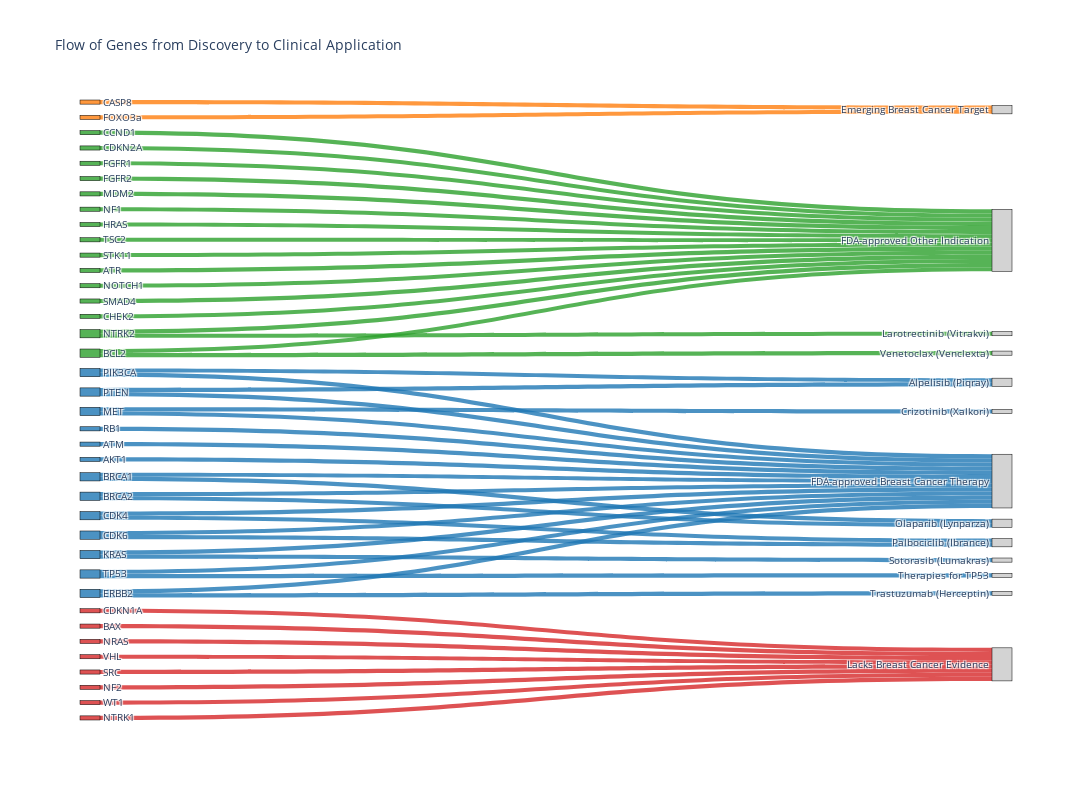

Here is the notebook cell this chart was saved with:
### Code cell
# Combine all unique genes, categories, and drugs into a single list of labels
all_labels = list(gene_to_category.keys()) + sorted(list(set(gene_to_category.values()))) + sorted(list(set(gene_to_drug.values())))
label_to_index = {label: i for i, label in enumerate(all_labels)}

# Build source, target, and value lists for the links
source = []
target = []
value = []
link_color = []

# Define colors for the links based on the categories
category_colors = {
    'FDA-approved Breast Cancer Therapy': 'rgba(31, 119, 180, 0.8)',  # Blue
    'FDA-approved Other Indication': 'rgba(44, 160, 44, 0.8)',      # Green
    'Emerging Breast Cancer Target': 'rgba(255, 127, 14, 0.8)',      # Orange
    'Lacks Breast Cancer Evidence': 'rgba(214, 39, 40, 0.8)'        # Red
}

# --- First layer of links: Genes to Categories ---
for gene, category in gene_to_category.items():
    source.append(label_to_index[gene])
    target.append(label_to_index[category])
    value.append(1)
    link_color.append(category_colors[category])

# --- Second layer of links: Genes to Drugs (for approved categories) ---
for gene, drug in gene_to_drug.items():
    # Only link genes from the FDA-approved categories to drugs
    if gene_to_category.get(gene) in ['FDA-approved Breast Cancer Therapy', 'FDA-approved Other Indication']:
        source.append(label_to_index[gene])
        target.append(label_to_index[drug])
        value.append(1)
        link_color.append(category_colors[gene_to_category[gene]])


# Create the Sankey diagram figure
fig = go.Figure(data=[go.Sankey(
    node=dict(
        pad=15,
        thickness=20,
        line=dict(color="black", width=0.5),
        label=all_labels,
        # Set node colors based on category
        color=[
            category_colors.get(gene_to_category.get(label), 'lightgray')
            for label in all_labels
        ],
    ),
    link=dict(
        source=source,
        target=target,
        value=value,
        color=link_color
    )
)])

fig.update_layout(
    title_text="Flow of Genes from Discovery to Clinical Application",
    font_size=10,
    height=800,
    width=1200
)

fig.show()

### Figure 1 — Plotly figure (JSON) as saved in the notebook; plotly's stock layout.template omitted (floating-point values rounded to 4 significant figures)
{"data": [{"link": {"color": ["rgba(31, 119, 180, 0.8)", "rgba(31, 119, 180, 0.8)", "rgba(31, 119, 180, 0.8)", "rgba(31, 119, 180, 0.8)", "rgba(31, 119, 180, 0.8)", "rgba(31, 119, 180, 0.8)", "rgba(31, 119, 180, 0.8)", "rgba(31, 119, 180, 0.8)", "rgba(31, 119, 180, 0.8)", "rgba(31, 119, 180, 0.8)", "rgba(31, 119, 180, 0.8)", "rgba(31, 119, 180, 0.8)", "rgba(31, 119, 180, 0.8)", "rgba(44, 160, 44, 0.8)", "rgba(44, 160, 44, 0.8)", "rgba(44, 160, 44, 0.8)", "rgba(44, 160, 44, 0.8)", "rgba(44, 160, 44, 0.8)", "rgba(44, 160, 44, 0.8)", "rgba(44, 160, 44, 0.8)", "rgba(44, 160, 44, 0.8)", "rgba(44, 160, 44, 0.8)", "rgba(44, 160, 44, 0.8)", "rgba(44, 160, 44, 0.8)", "rgba(44, 160, 44, 0.8)", "rgba(44, 160, 44, 0.8)", "rgba(44, 160, 44, 0.8)", "rgba(44, 160, 44, 0.8)", "rgba(255, 127, 14, 0.8)", "rgba(255, 127, 14, 0.8)", "rgba(214, 39, 40, 0.8)", "rgba(214, 39, 40, 0.8)", "rgba(214, 39, 40, 0.8)", "rgba(214, 39, 40, 0.8)", "rgba(214, 39, 40, 0.8)", "rgba(214, 39, 40, 0.8)", "rgba(214, 39, 40, 0.8)", "rgba(214, 39, 40, 0.8)", "rgba(31, 119, 180, 0.8)", "rgba(31, 119, 180, 0.8)", "rgba(31, 119, 180, 0.8)", "rgba(31, 119, 180, 0.8)", "rgba(31, 119, 180, 0.8)", "rgba(31, 119, 180, 0.8)", "rgba(31, 119, 180, 0.8)", "rgba(31, 119, 180, 0.8)", "rgba(31, 119, 180, 0.8)", "rgba(44, 160, 44, 0.8)", "rgba(44, 160, 44, 0.8)", "rgba(31, 119, 180, 0.8)"], "source": [0, 1, 2, 3, 4, 5, 6, 7, 8, 9, 10, 11, 12, 13, 14, 15, 16, 17, 18, 19, 20, 21, 22, 23, 24, 25, 26, 27, 28, 29, 30, 31, 32, 33, 34, 35, 36, 37, 0, 12, 1, 2, 4, 5, 3, 6, 11, 15, 21, 8], "target": [39, 39, 39, 39, 39, 39, 39, 39, 39, 39, 39, 39, 39, 40, 40, 40, 40, 40, 40, 40, 40, 40, 40, 40, 40, 40, 40, 40, 38, 38, 41, 41, 41, 41, 41, 41, 41, 41, 47, 47, 50, 42, 46, 46, 43, 42, 48, 51, 45, 49], "value": [1, 1, 1, 1, 1, 1, 1, 1, 1, 1, 1, 1, 1, 1, 1, 1, 1, 1, 1, 1, 1, 1, 1, 1, 1, 1, 1, 1, 1, 1, 1, 1, 1, 1, 1, 1, 1, 1, 1, 1, 1, 1, 1, 1, 1, 1, 1, 1, 1, 1]}, "node": {"color": ["rgba(31, 119, 180, 0.8)", "rgba(31, 119, 180, 0.8)", "rgba(31, 119, 180, 0.8)", "rgba(31, 119, 180, 0.8)", "rgba(31, 119, 180, 0.8)", "rgba(31, 119, 180, 0.8)", "rgba(31, 119, 180, 0.8)", "rgba(31, 119, 180, 0.8)", "rgba(31, 119, 180, 0.8)", "rgba(31, 119, 180, 0.8)", "rgba(31, 119, 180, 0.8)", "rgba(31, 119, 180, 0.8)", "rgba(31, 119, 180, 0.8)", "rgba(44, 160, 44, 0.8)", "rgba(44, 160, 44, 0.8)", "rgba(44, 160, 44, 0.8)", "rgba(44, 160, 44, 0.8)", "rgba(44, 160, 44, 0.8)", "rgba(44, 160, 44, 0.8)", "rgba(44, 160, 44, 0.8)", "rgba(44, 160, 44, 0.8)", "rgba(44, 160, 44, 0.8)", "rgba(44, 160, 44, 0.8)", "rgba(44, 160, 44, 0.8)", "rgba(44, 160, 44, 0.8)", "rgba(44, 160, 44, 0.8)", "rgba(44, 160, 44, 0.8)", "rgba(44, 160, 44, 0.8)", "rgba(255, 127, 14, 0.8)", "rgba(255, 127, 14, 0.8)", "rgba(214, 39, 40, 0.8)", "rgba(214, 39, 40, 0.8)", "rgba(214, 39, 40, 0.8)", "rgba(214, 39, 40, 0.8)", "rgba(214, 39, 40, 0.8)", "rgba(214, 39, 40, 0.8)", "rgba(214, 39, 40, 0.8)", "rgba(214, 39, 40, 0.8)", "lightgray", "lightgray", "lightgray", "lightgray", "lightgray", "lightgray", "lightgray", "lightgray", "lightgray", "lightgray", "lightgray", "lightgray", "lightgray", "lightgray"], "label": ["CDK4", "ERBB2", "PIK3CA", "MET", "BRCA1", "BRCA2", "PTEN", "RB1", "TP53", "ATM", "AKT1", "KRAS", "CDK6", "CCND1", "CDKN2A", "BCL2", "FGFR1", "FGFR2", "MDM2", "NF1", "HRAS", "NTRK2", "TSC2", "STK11", "ATR", "NOTCH1", "SMAD4", "CHEK2", "CASP8", "FOXO3a", "CDKN1A", "BAX", "NRAS", "VHL", "SRC", "NF2", "WT1", "NTRK1", "Emerging Breast Cancer Target", "FDA-approved Breast Cancer Therapy", "FDA-approved Other Indication", "Lacks Breast Cancer Evidence", "Alpelisib (Piqray)", "Crizotinib (Xalkori)", "Gefitinib (Iressa)", "Larotrectinib (Vitrakvi)", "Olaparib (Lynparza)", "Palbociclib (Ibrance)", "Sotorasib (Lumakras)", "Therapies for TP53", "Trastuzumab (Herceptin)", "Venetoclax (Venclexta)"], "line": {"color": "black", "width": 0.5}, "pad": 15, "thickness": 20}, "type": "sankey"}], "layout": {"font": {"size": 10}, "height": 800, "title": {"text": "Flow of Genes from Discovery to Clinical Application"}, "width": 1200}}
